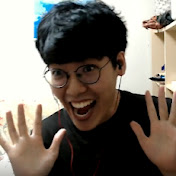
#> input picture ch4/Ggol.jpg, 176 x 176 px
$ python sobel.py
#> lines starting #> are read from the running program, lines starting #| are printed output that depends on the picture
import cv2 as cv
import numpy as np

img = cv.imread('Ggol.jpg')
#> img is the input picture: shape (176, 176, 3); mean B, G, R 102.6, 111.7, 119.9
gray = cv.cvtColor(img, cv.COLOR_BGR2GRAY)
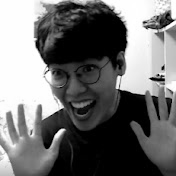
#> gray: shape (176, 176); min 0, max 255, mean 113.1

grad_x = cv.Sobel(gray, cv.CV_32F, 1, 0, ksize=3)
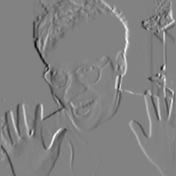
#> grad_x: shape (176, 176) float32; min -945, max 902, mean -3.8; drawn with min black and max white
grad_y = cv.Sobel(gray, cv.CV_32F, 0, 1, ksize=3)
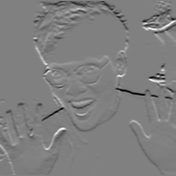
#> grad_y: shape (176, 176) float32; min -912, max 894, mean -8.9; drawn with min black and max white

sobel_x = cv.convertScaleAbs(grad_x)
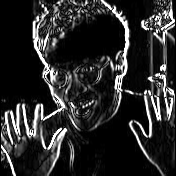
#> sobel_x: shape (176, 176); min 0, max 255, mean 42.6
sobel_y = cv.convertScaleAbs(grad_y)
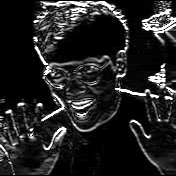
#> sobel_y: shape (176, 176); min 0, max 255, mean 35.6

edge_strength = cv.addWeighted(sobel_x, 0.5, sobel_y, 0.5, 0)
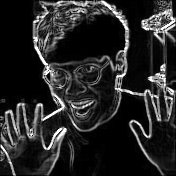
#> edge_strength: shape (176, 176); min 0, max 255, mean 39.1

cv.imshow('sobels', np.hstack((gray, sobel_x, sobel_y, edge_strength)))
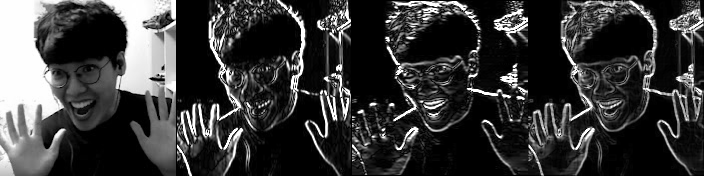
#> window 'sobels': shape (176, 704); min 0, max 255, mean 57.6

cv.waitKey()
cv.destroyAllWindows()

$ run again, with ch4/apples.webp saved as ch4/Ggol.jpg
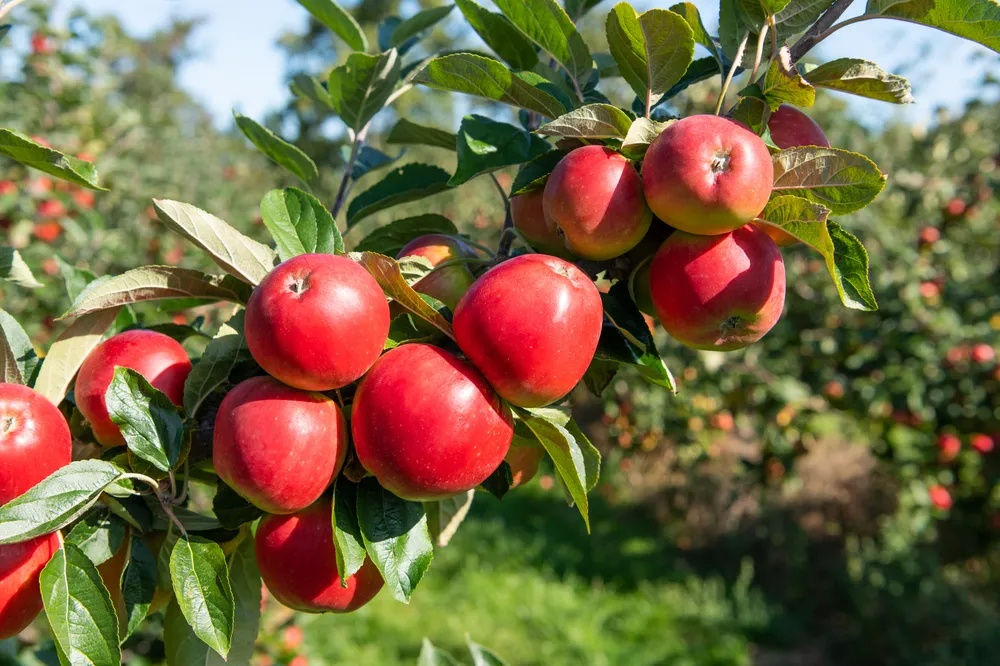
#> input picture ch4/apples.webp, 1000 x 666 px
#> img is the input picture: shape (666, 1000, 3); mean B, G, R 67.8, 101.9, 117.5
#> `edge_strength = cv.addWeighted(sobel_x, 0.5, sobel_y, 0.5, 0)`:
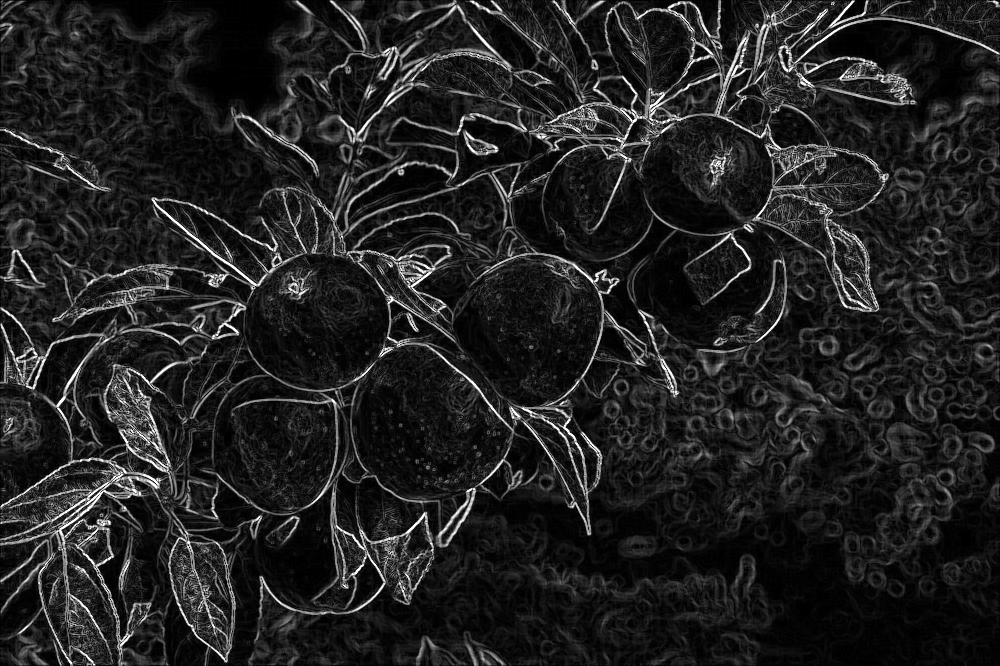
#> edge_strength: shape (666, 1000); min 0, max 255, mean 33.8
#> `cv.imshow('sobels', np.hstack((gray, sobel_x, sobel_y, edge_strength)))`:
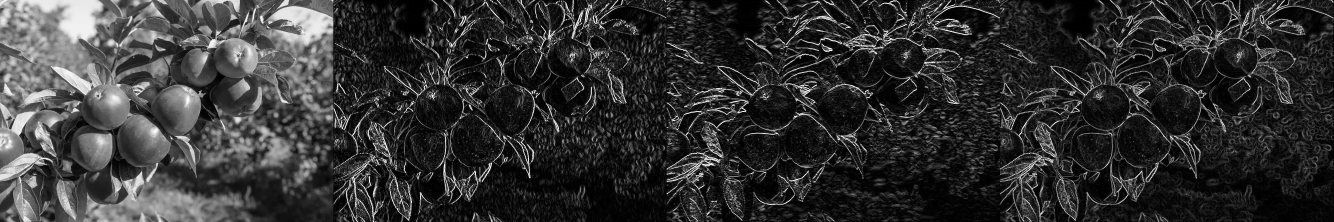
#> window 'sobels': shape (666, 4000) (shown at 1/3 size); min 0, max 255, mean 51
